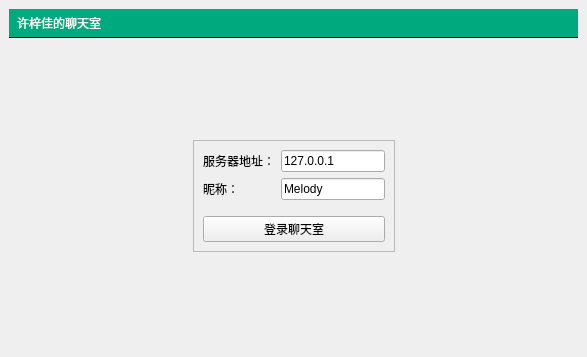
<?xml version="1.0" encoding="UTF-8"?>
<ui version="4.0">
 <class>MainWindow</class>
 <widget class="QMainWindow" name="MainWindow">
  <property name="geometry">
   <rect>
    <x>0</x>
    <y>0</y>
    <width>587</width>
    <height>357</height>
   </rect>
  </property>
  <property name="windowTitle">
   <string>聊天室客户端</string>
  </property>
  <widget class="QWidget" name="centralwidget">
   <layout class="QVBoxLayout" name="verticalLayout">
    <item>
     <widget class="QLabel" name="titleLabel">
      <property name="styleSheet">
       <string notr="true">#titleLabel {
    background: white;
    border: none;
    border-bottom: 1px solid black;
    padding: 5px;
    font:24pt&quot;黑体&quot;;
    color:rgb(255,255,255);
background-color:rgba(0,170,127,255);

}

#mainFrame {
    border: none;
    background: white;
}

#loginFrame {
    background: qlineargradient(x1:0, y1:0, x2:0, y2:1,
                                stop:0 #ddf,
                                stop:1 #aaf);
    border: 1px solid gray;
    padding: 10px;
    border-radius: 25px;
}</string>
      </property>
      <property name="text">
       <string>许梓佳的聊天室</string>
      </property>
     </widget>
    </item>
    <item>
     <widget class="QStackedWidget" name="stackedWidget">
      <property name="currentIndex">
       <number>0</number>
      </property>
      <widget class="QWidget" name="loginPage">
       <layout class="QGridLayout" name="gridLayout">
        <item row="0" column="2">
         <spacer name="verticalSpacer_3">
          <property name="orientation">
           <enum>Qt::Orientation::Vertical</enum>
          </property>
          <property name="sizeHint" stdset="0">
           <size>
            <width>20</width>
            <height>92</height>
           </size>
          </property>
         </spacer>
        </item>
        <item row="1" column="0">
         <spacer name="horizontalSpacer">
          <property name="orientation">
           <enum>Qt::Orientation::Horizontal</enum>
          </property>
          <property name="sizeHint" stdset="0">
           <size>
            <width>180</width>
            <height>20</height>
           </size>
          </property>
         </spacer>
        </item>
        <item row="1" column="2">
         <widget class="QFrame" name="loginFrame">
          <property name="frameShape">
           <enum>QFrame::Shape::StyledPanel</enum>
          </property>
          <property name="frameShadow">
           <enum>QFrame::Shadow::Raised</enum>
          </property>
          <layout class="QVBoxLayout" name="verticalLayout_3">
           <item>
            <layout class="QVBoxLayout" name="verticalLayout_2">
             <item>
              <layout class="QFormLayout" name="formLayout">
               <item row="0" column="0">
                <widget class="QLabel" name="label_2">
                 <property name="text">
                  <string>服务器地址：</string>
                 </property>
                </widget>
               </item>
               <item row="0" column="1">
                <widget class="QLineEdit" name="serverEdit">
                 <property name="text">
                  <string>127.0.0.1</string>
                 </property>
                </widget>
               </item>
               <item row="1" column="0">
                <widget class="QLabel" name="label">
                 <property name="text">
                  <string>昵称：</string>
                 </property>
                </widget>
               </item>
               <item row="1" column="1">
                <widget class="QLineEdit" name="usernameEdit">
                 <property name="text">
                  <string>Melody</string>
                 </property>
                </widget>
               </item>
              </layout>
             </item>
             <item>
              <spacer name="verticalSpacer">
               <property name="orientation">
                <enum>Qt::Orientation::Vertical</enum>
               </property>
               <property name="sizeType">
                <enum>QSizePolicy::Policy::Fixed</enum>
               </property>
               <property name="sizeHint" stdset="0">
                <size>
                 <width>20</width>
                 <height>10</height>
                </size>
               </property>
              </spacer>
             </item>
             <item>
              <widget class="QPushButton" name="loginButton">
               <property name="text">
                <string>登录聊天室</string>
               </property>
              </widget>
             </item>
            </layout>
           </item>
          </layout>
         </widget>
        </item>
        <item row="1" column="3">
         <spacer name="horizontalSpacer_2">
          <property name="orientation">
           <enum>Qt::Orientation::Horizontal</enum>
          </property>
          <property name="sizeHint" stdset="0">
           <size>
            <width>179</width>
            <height>20</height>
           </size>
          </property>
         </spacer>
        </item>
        <item row="2" column="2">
         <spacer name="verticalSpacer_2">
          <property name="orientation">
           <enum>Qt::Orientation::Vertical</enum>
          </property>
          <property name="sizeHint" stdset="0">
           <size>
            <width>20</width>
            <height>92</height>
           </size>
          </property>
         </spacer>
        </item>
       </layout>
      </widget>
      <widget class="QWidget" name="chatPage">
       <layout class="QVBoxLayout" name="verticalLayout_4">
        <item>
         <layout class="QHBoxLayout" name="horizontalLayout">
          <item>
           <widget class="QTextEdit" name="roomTexitEdit"/>
          </item>
          <item>
           <widget class="QListWidget" name="userListWidget">
            <property name="maximumSize">
             <size>
              <width>120</width>
              <height>16777215</height>
             </size>
            </property>
           </widget>
          </item>
         </layout>
        </item>
        <item>
         <layout class="QHBoxLayout" name="horizontalLayout_2">
          <item>
           <widget class="QLineEdit" name="sayLineEdit"/>
          </item>
          <item>
           <widget class="QPushButton" name="sayButton">
            <property name="text">
             <string>发送</string>
            </property>
           </widget>
          </item>
          <item>
           <widget class="QPushButton" name="logoutButton">
            <property name="text">
             <string>退出</string>
            </property>
           </widget>
          </item>
         </layout>
        </item>
       </layout>
      </widget>
     </widget>
    </item>
   </layout>
  </widget>
 </widget>
 <resources/>
 <connections/>
</ui>
